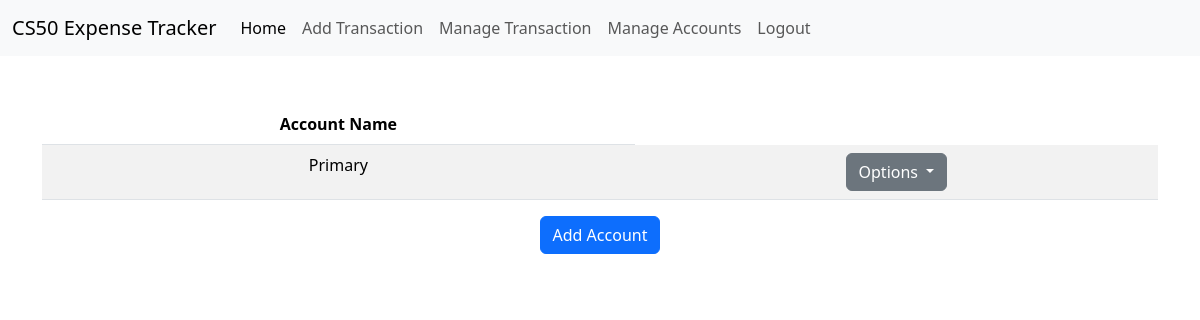
/manage_accounts (signed in), run on an earlier commit of the app's database.
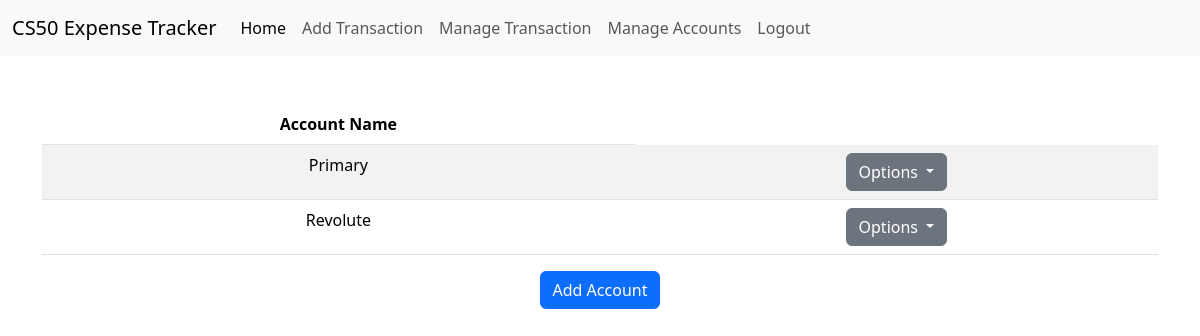
And on a later commit of the database.
### tables this page shows
CREATE TABLE accounts (
    id INTEGER PRIMARY KEY AUTOINCREMENT NOT NULL, 
    user_id INTEGER NOT NULL,
    account_name TEXT NOT NULL,
    balance_cents INTEGER NOT NULL DEFAULT 0,
    UNIQUE (user_id, account_name),
    FOREIGN KEY (user_id) REFERENCES users(id) ON DELETE CASCADE
);

### app.py (the view)
@app.route("/manage_accounts", methods = ["GET", "POST"])
def manage_accounts():
    if (request.method == "GET"):
        accounts = getAccounts()
        categories = getCats()
        return render_template("/manage_accounts.html", accounts=accounts, categories=categories)

### app.py (called while the page is built)
@app.after_request
def after_request(response):
    response.headers["Cache-Control"] = "no-cache, no-store, must-revalidate"
    response.headers["Expires"] = 0
    response.headers["Pragma"] = "no-cache"
    return response

### helpers.py (called while the page is built)
def conDbDict(db = "final.db"):
        con = sqlite3.connect(db)
        con.row_factory = sqlite3.Row
        return con

def getAccounts():
     con = conDbDict()
     cur = con.cursor()
     user = getUser()
     accounts = cur.execute("SELECT account_name, balance_cents, id FROM accounts WHERE user_id = ?", (user["id"],)).fetchall()
     con.close()
     return accounts

def getCats():
     con = conDbDict()
     cur = con.cursor()
     user = getUser()
     categories = cur.execute("SELECT name FROM categories WHERE user_id = ?", (user["id"],)).fetchall()
     con.close()
     return categories

def getUser():
    con = conDbDict()
    cur = con.cursor()
    user = cur.execute("SELECT id, username FROM users WHERE id = ?", (session["user_id"],)).fetchone()
    con.close()
    return user

### templates/manage_accounts.html (shortened to what this page needs)
{% extends "layout.html" %}
{% block main %}
        <table class="table table-striped" id="accounts-table">
            <thead>
                <tr>
                    <th>Account Name</th>
            </thead>
            <tbody>
                {% for account in accounts %}
                    <tr id="row-{{ account.id }}">
                        <td>
                            <span id="view-acc-{{ account.id }}">
                                {{ account.account_name}}
                            </span>
                        </td>
                        <td>
                            <div class="dropdown">
                                <button aria-expanded="false"
                                        class="btn btn-secondary dropdown-toggle"
                                        data-bs-toggle="dropdown"
                                        id="drop-btn-{{ account.id }}"
                                        name="drop-btn"
                                        type="button" >
                                    Options
                                </button>
                            </div>
                        </td>
                    </tr>
                {% endfor %}
            </tbody>
        </table>
        <p class="d-inline-flex gap-1">
            <button class="btn btn-primary" type="button" data-bs-toggle="collapse" data-bs-target="#multiCollapseExample2" aria-expanded="false" aria-controls="multiCollapseExample2">
                Add Account
            </button>
        </p>
{% endblock %}

### templates/layout.html (shortened to what this page needs)
<!doctype html>
<html lang="en">
  <head>
    <link href="https://cdn.jsdelivr.net/npm/bootstrap@5.3.8/dist/css/bootstrap.min.css" rel="stylesheet">
  </head>
  <body>
    <nav class="navbar navbar-expand-lg bg-body-tertiary">
        <div class="container-fluid">
            <a class="navbar-brand" href="/">CS50 Expense Tracker</a>
            <div class="collapse navbar-collapse" id="navbarNav">
              {% if session["user_id"] %}
                <ul class="navbar-nav">
                    <li class="nav-item">
                      <a class="nav-link active" aria-current="page" href="/">Home</a>
                    </li>
                    <li class="nav-item">
                    <a class="nav-link" href="/add_transaction">Add Transaction</a>
                    </li>
                    <li class="nav-item">
                    <a class="nav-link" href="/manage_transactions">Manage Transaction</a>
                    </li>
                    <li class="nav-item">
                    <a class="nav-link" href="/manage_accounts">Manage Accounts</a>
                    </li>
                </ul>
                <ul class="navbar-nav">
                  <li class="nav-item">
                      <a class="nav-link" href="/logout">Logout</a>
                    </li>
                </ul>
              {% endif %}
            </div>
        </div>
    </nav>
    <main class="container py-5 text-center">
      {% block main %}{% endblock %}
    </main>
  </body>
</html>

What changed in the data, as far as the page shows it:
added accounts: account_name "Revolute"
